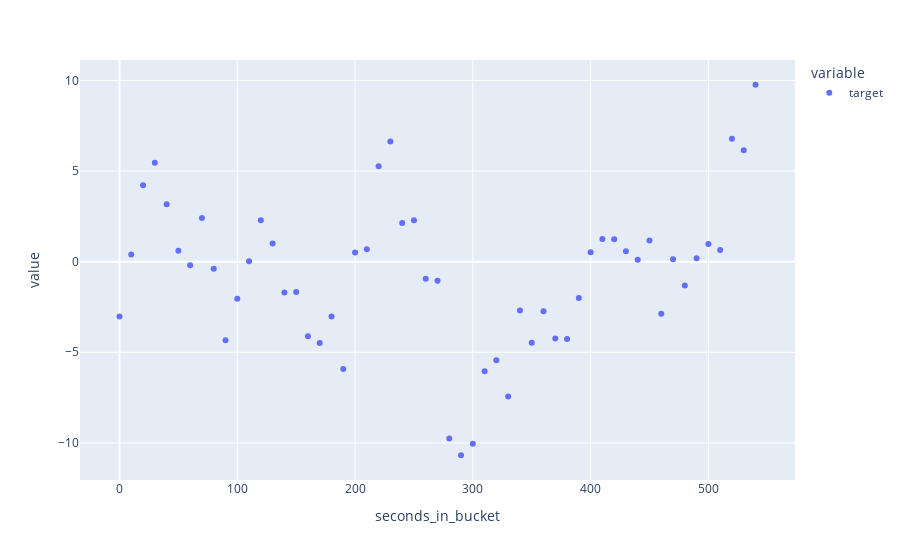

The notebook cell this image was saved under:
### Code cell
px.scatter(to_plot)

### Figure 1 — Plotly figure (JSON) as saved in the notebook; plotly's stock layout.template omitted (floating-point values rounded to 4 significant figures)
{"data": [{"hovertemplate": "variable=target<br>seconds_in_bucket=%{x}<br>value=%{y}<extra></extra>", "legendgroup": "target", "marker": {"color": "#636efa", "symbol": "circle"}, "mode": "markers", "name": "target", "orientation": "v", "showlegend": true, "type": "scatter", "x": [0, 10, 20, 30, 40, 50, 60, 70, 80, 90, 100, 110, 120, 130, 140, 150, 160, 170, 180, 190, 200, 210, 220, 230, 240, 250, 260, 270, 280, 290, 300, 310, 320, 330, 340, 350, 360, 370, 380, 390, 400, 410, 420, 430, 440, 450, 460, 470, 480, 490, 500, 510, 520, 530, 540], "xaxis": "x", "y": [-3.03, 0.3898, 4.22, 5.45, 3.17, 0.5996, -0.2003, 2.41, -0.3898, -4.34, -2.05, 0.02027, 2.29, 1.0, -1.7, -1.68, -4.12, -4.49, -3.03, -5.92, 0.5102, 0.6902, 5.27, 6.63, 2.13, 2.29, -0.94, -1.06, -9.76, -10.68, -10.04, -6.04, -5.44, -7.44, -2.7, -4.47, -2.73, -4.24, -4.26, -2.01, 0.5198, 1.251, 1.24, 0.5698, 0.1097, 1.169, -2.88, 0.1299, -1.32, 0.1895, 0.9799, 0.6497, 6.779, 6.14, 9.76], "yaxis": "y"}], "layout": {"legend": {"title": {"text": "variable"}, "tracegroupgap": 0}, "margin": {"t": 60}, "xaxis": {"anchor": "y", "domain": [0, 1], "title": {"text": "seconds_in_bucket"}}, "yaxis": {"anchor": "x", "domain": [0, 1], "title": {"text": "value"}}}}
